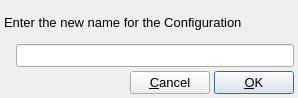
<?xml version="1.0" encoding="UTF-8"?>
<ui version="4.0">
 <class>GetConfigurationNameDialog</class>
 <widget class="QDialog" name="GetConfigurationNameDialog">
  <property name="windowModality">
   <enum>Qt::ApplicationModal</enum>
  </property>
  <property name="geometry">
   <rect>
    <x>0</x>
    <y>0</y>
    <width>298</width>
    <height>98</height>
   </rect>
  </property>
  <property name="font">
   <font>
    <pointsize>10</pointsize>
   </font>
  </property>
  <property name="windowTitle">
   <string>Configuration Name</string>
  </property>
  <property name="windowIcon">
   <iconset resource="main.qrc">
    <normaloff>:/general/icons/species.svg</normaloff>:/general/icons/species.svg</iconset>
  </property>
  <layout class="QVBoxLayout" name="verticalLayout">
   <property name="spacing">
    <number>4</number>
   </property>
   <property name="leftMargin">
    <number>4</number>
   </property>
   <property name="topMargin">
    <number>4</number>
   </property>
   <property name="rightMargin">
    <number>4</number>
   </property>
   <property name="bottomMargin">
    <number>4</number>
   </property>
   <item>
    <widget class="QLabel" name="DescriptionLabel">
     <property name="text">
      <string>Enter the new name for the Configuration</string>
     </property>
     <property name="wordWrap">
      <bool>true</bool>
     </property>
    </widget>
   </item>
   <item>
    <layout class="QHBoxLayout" name="horizontalLayout">
     <property name="spacing">
      <number>4</number>
     </property>
     <item>
      <widget class="CheckIndicator" name="NameIndicator">
       <property name="sizePolicy">
        <sizepolicy hsizetype="Minimum" vsizetype="Minimum">
         <horstretch>0</horstretch>
         <verstretch>0</verstretch>
        </sizepolicy>
       </property>
       <property name="text">
        <string/>
       </property>
      </widget>
     </item>
     <item>
      <widget class="QLineEdit" name="NameEdit"/>
     </item>
    </layout>
   </item>
   <item>
    <layout class="QHBoxLayout" name="horizontalLayout_2">
     <property name="spacing">
      <number>4</number>
     </property>
     <item>
      <spacer name="horizontalSpacer">
       <property name="orientation">
        <enum>Qt::Horizontal</enum>
       </property>
       <property name="sizeHint" stdset="0">
        <size>
         <width>40</width>
         <height>20</height>
        </size>
       </property>
      </spacer>
     </item>
     <item>
      <widget class="QPushButton" name="CancelButton">
       <property name="text">
        <string>&amp;Cancel</string>
       </property>
       <property name="autoDefault">
        <bool>false</bool>
       </property>
      </widget>
     </item>
     <item>
      <widget class="QPushButton" name="OKButton">
       <property name="text">
        <string>&amp;OK</string>
       </property>
       <property name="autoDefault">
        <bool>false</bool>
       </property>
       <property name="default">
        <bool>true</bool>
       </property>
      </widget>
     </item>
    </layout>
   </item>
  </layout>
 </widget>
 <customwidgets>
  <customwidget>
   <class>CheckIndicator</class>
   <extends>QLabel</extends>
   <header>gui/widgets/checkIndicator.h</header>
  </customwidget>
 </customwidgets>
 <resources>
  <include location="main.qrc"/>
 </resources>
 <connections/>
</ui>
